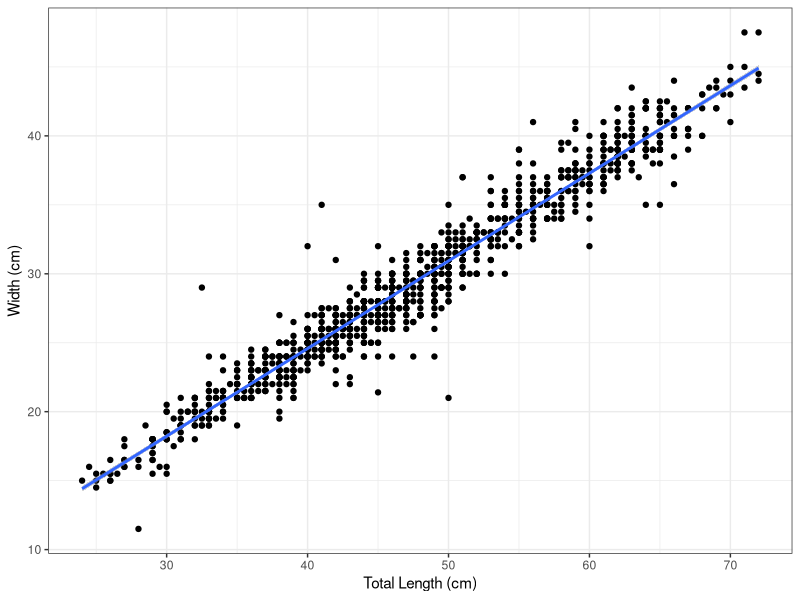

Here is the R script that generated this plot:
## ---- chunk 1
setwd("C:/Users/Danielle/Desktop")
skates<-read.delim("demonstration_data.txt")
library(dplyr)
library(ggplot2)
library(lubridate)
library("htmlTable")

skates$date<-dmy_hms(paste(skates$day, skates$month, skates$year,
                           skates$hour, skates$minute, 0, sep="-"))
skates<-skates[!skates$comment=="error",]

table1<-skates%>%
  filter(tag_applied=="Y")%>%
  group_by(year)%>%
  summarise(Year=unique(year),
            Abundance=length(tag_id),
            Tides=n_distinct(date))%>%
  select(Year, Tides, Abundance)%>%
  data.frame()

figure1<-ggplot(skates[skates$width_est=="N",], aes(x=tl_cm, y=width_cm))+
  geom_point()+theme_bw(11)+xlab("Total Length (cm)")+ylab("Width (cm)")

model1<-lm(width_cm~tl_cm, data=skates[skates$width_est=="N",])
## ---- chunk 2
figure1+stat_smooth(method='lm')
